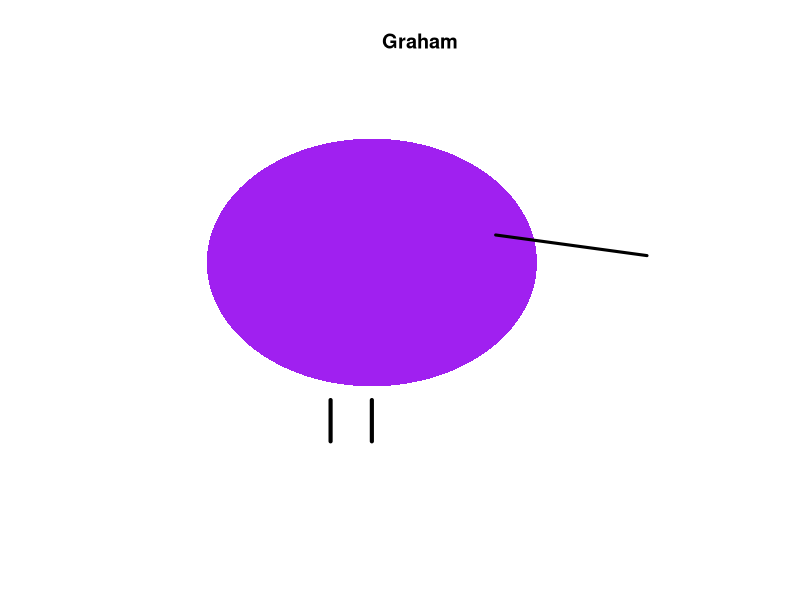

This chart was generated by the following R code:
# --- Kiwi silhouette (filled) with eye ---

# Body (ellipse)
t <- seq(0, 2*pi, length.out = 400)
body <- data.frame(
  x = 1.2 * cos(t),
  y = 0.9 * sin(t)
)

# Head (circle)
t2 <- seq(0, 2*pi, length.out = 200)
head <- data.frame(
  x = 0.6 + 0.35 * cos(t2),
  y = 0.2 + 0.35 * sin(t2)
)

# Combine body + head into a single polygon
kiwi_poly <- rbind(body, head)

# Beak (thin line)
beak <- data.frame(
  x = seq(0.9, 2.0, length.out = 100),
  y = seq(0.2, 0.05, length.out = 100)
)

# Legs
leg1 <- data.frame(x = rep(-0.3, 2), y = c(-1.0, -1.3))
leg2 <- data.frame(x = rep(0.0, 2), y = c(-1.0, -1.3))

# Eye (single point)
eye <- data.frame(x = 0.85, y = 0.35)

# --- Plot ---
plot(NULL, xlim = c(-1.5, 2.2), ylim = c(-1.6, 1.2),
     asp = 1, axes = FALSE, xlab = "", ylab = "",
     main = "Graham")

# Filled body+head
polygon(kiwi_poly$x, kiwi_poly$y, col = "purple", border = NA)

# Beak
lines(beak$x, beak$y, lwd = 3)

# Legs
segments(leg1$x[1], leg1$y[1], leg1$x[2], leg1$y[2], lwd = 4)
segments(leg2$x[1], leg2$y[1], leg2$x[2], leg2$y[2], lwd = 4)


# Graham loves pies